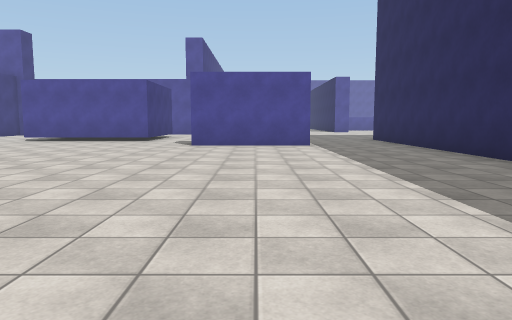
View 1 (above)

24 first-person views from a walk through a Unity game level. The camera is 1.3 m above the floor, tilts 6° down and sees 70° across. The floor is counted in squares, 2 m on a side. Each view is taken from the middle of a square. On the plan, view 1 faces up. The plan holds only what a view shows up to about 11 squares ahead; the rest is blank. The place goes on beyond the plan. The player is left out. Surface patterns are stand-ins for the level's own textures.

View 2
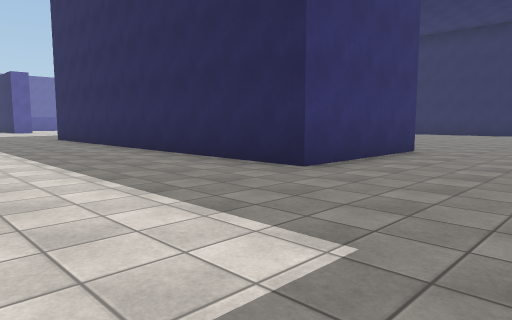

View 3
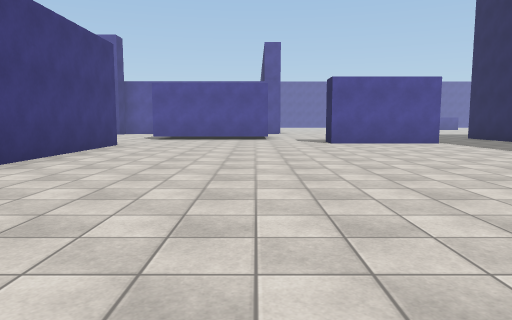

View 4
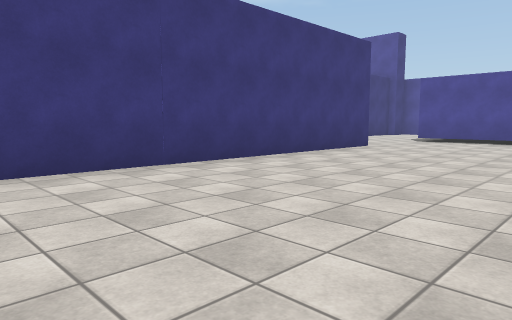

View 5
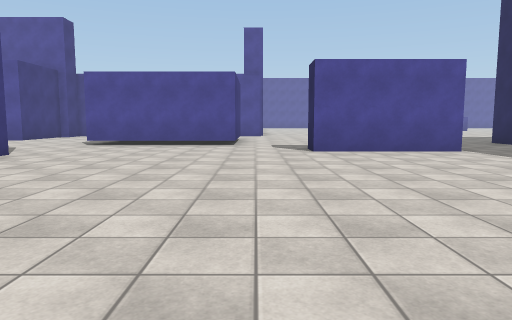

View 6
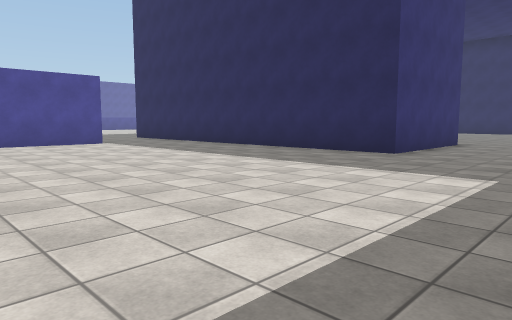

View 7
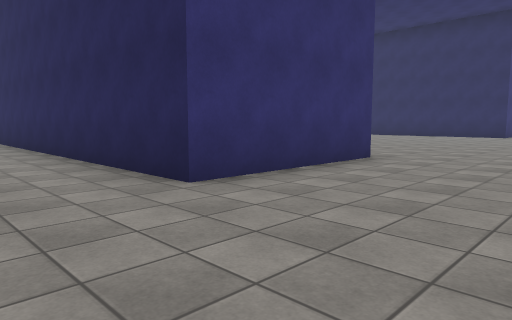

View 8
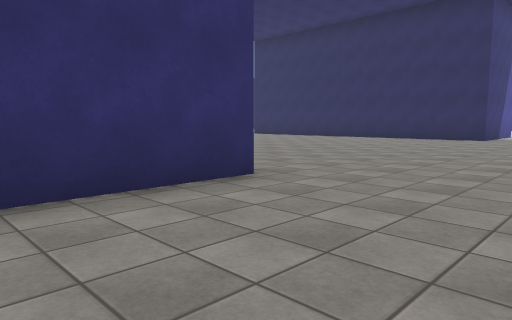

View 9
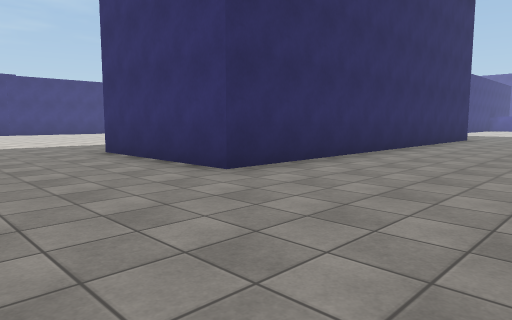

View 10
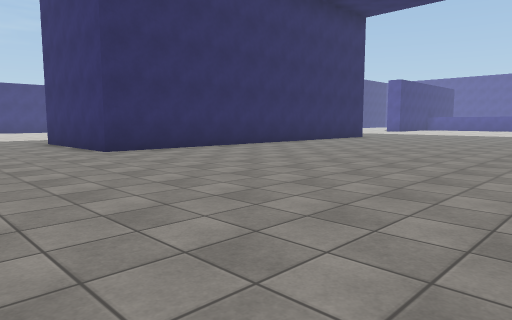

View 11
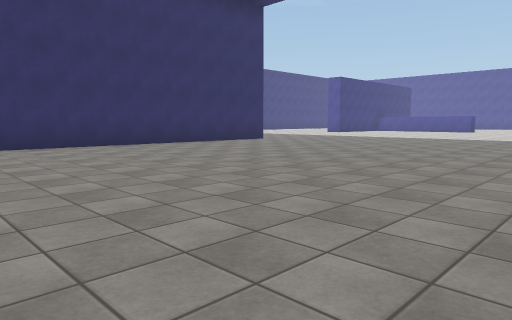

View 12
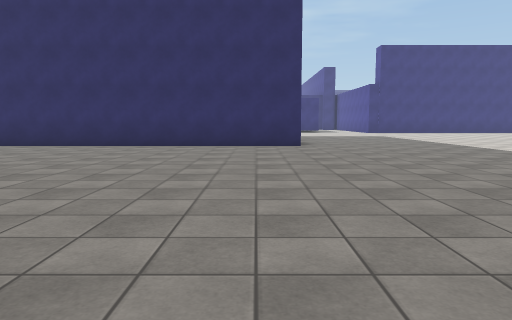

View 13
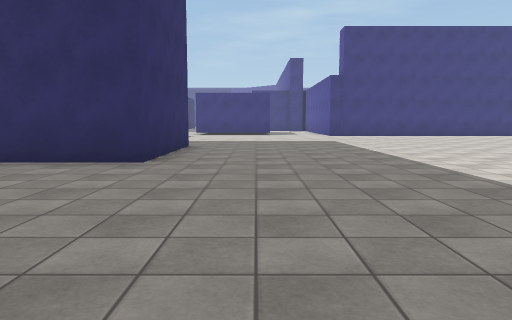

View 14
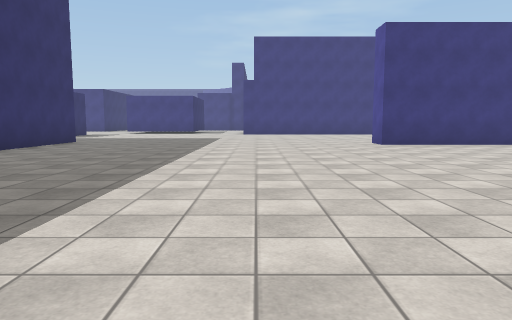

View 15
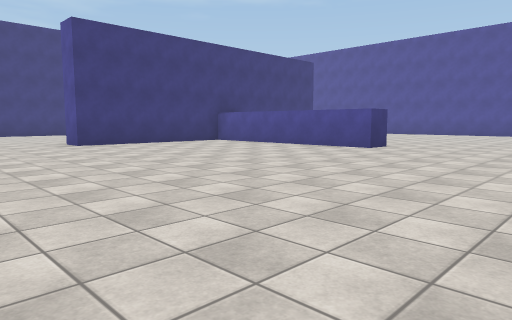

View 16
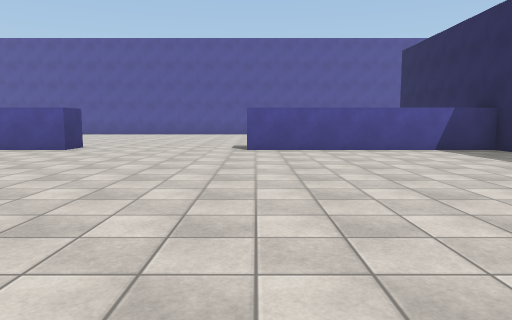

View 17
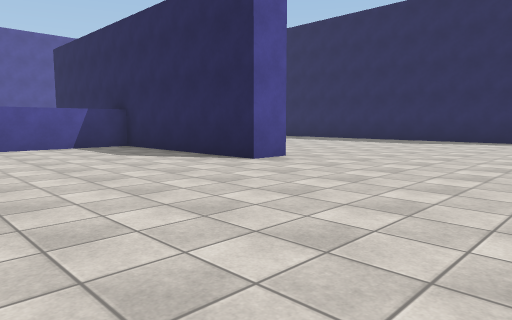

View 18
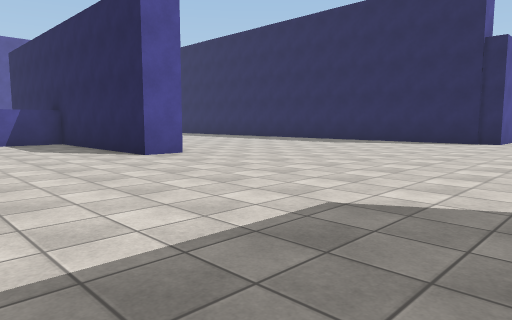

View 19
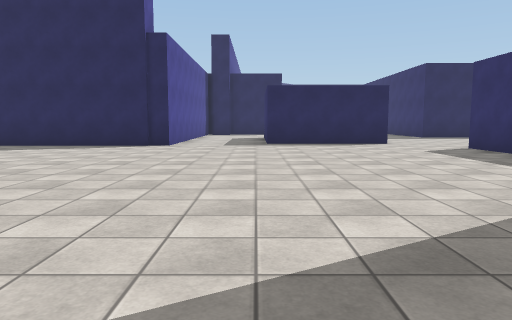

View 20
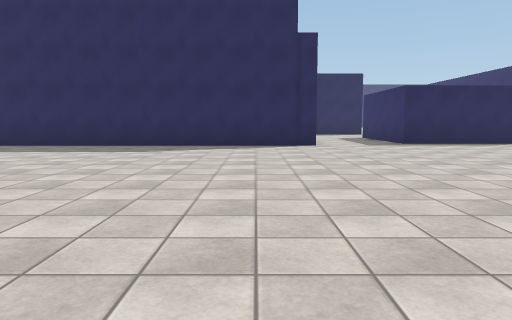

View 21
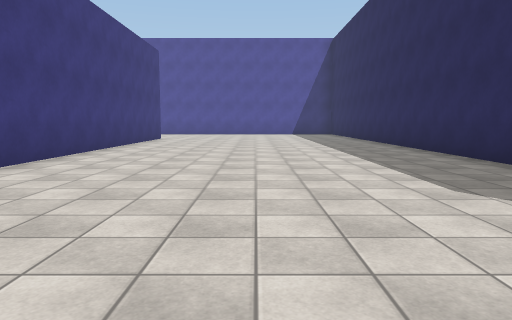

View 22
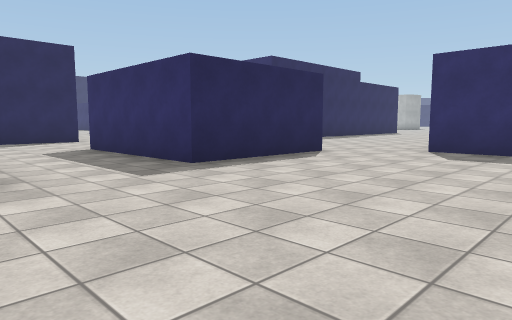

View 23
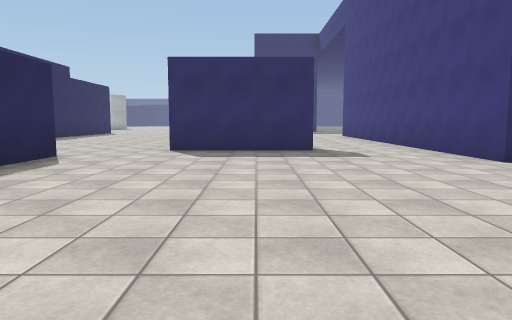

View 24
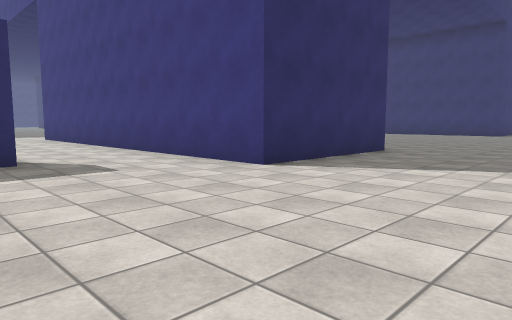

### Floor plan
Points are (right, up) in squares from view 1. A wall is a line through its corners. A room is listed if a view was taken in it or the views show most of it. See-through windows are left out.
Room 1 (views 1, 2, 3, 4, 5, 6, 7, 8)
walls: (1.5, 9.9) (-1.7, 9.9); (-3.5, 12.1) (-6.6, 12.1); (-7.9, 9.2) (-7.9, 0.8); (8.2, 2.2) (4.2, 2.2) (4.2, 8.4)
ways out: opening at (-7.5, 10.5) to room 2; opening at (-2.5, 11) to room 2; opening at (3, 9.3) to room 2; opening at (9.8, 0.5) to room 2
Room 2 (views 9, 10, 11, 12, 13, 14, 15, 16, 17, 18, 19, 20, 21, 22, 23, 24)
walls: (19, 13.2) (23, 13.2) (23, 9.4); (22.4, 22.5) (21.5, 22.5) (21.5, 27.4) (15.8, 27.4); (11.6, 28.2) (11.6, 27.4) (8.6, 27.4); (5.7, 26.2) (5.7, 22.5) (4.8, 22.5); (4.2, 8.4) (4.2, 13.2) (8.2, 13.2) (8.2, 2.2); (25.6, 10.8) (29, 10.8); (22.4, 30.1) (22.4, 24.1); (-1.7, 9.9) (-1.7, 10.9); (31.2, 18.4) (29.9, 18.4) (29.9, 30.1); (30.8, 12.1) (30.8, 15.7) (34.9, 15.7); (-6.6, 12.1) (-7.8, 12.1)
ways out: opening at (-7.5, 10.5) to room 1; opening at (-2.5, 11) to room 1; opening at (3, 9.3) to room 1; opening at (9.8, 0.5) to room 1; opening at (24.5, 10); opening at (29.3, 11)

Positions as (right, up) in squares from view 1, and headings:
1: (0, 0), facing up
2: (0, -1), facing up-right
3: (-4, -1), facing up
4: (-3, 0), facing up-left
5: (-3, 2), facing up
6: (-3, -1), facing up-right
7: (2, -1), facing up-right
8: (5, -1), facing up-right
9: (12, -1), facing up-left
10: (16, -1), facing up-left
11: (18, 3), facing up-left
12: (18, 12), facing left
13: (14, 15), facing left
14: (16, 19), facing left
15: (16, 19), facing up-left
16: (16, 19), facing up
17: (17, 18), facing up-right
18: (18, 16), facing up-right
19: (20, 16), facing right
20: (20, 20), facing right
21: (26, 19), facing up
22: (26, 19), facing down-right
23: (27, 19), facing down
24: (27, 17), facing down-left
